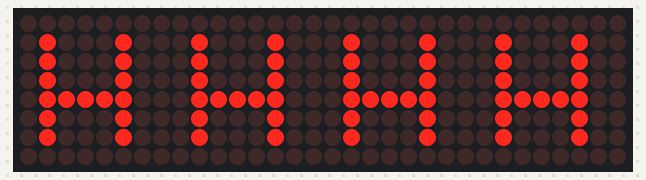
Simulated run of this sketch. Board: Arduino Uno, built with avr-gcc and run on an emulated ATmega328P. On the bench: 32×8 LED matrix.

Above: at 0.1 s.
At 1.1 s:
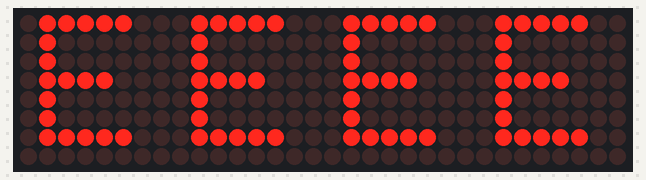
At 2.1 s:
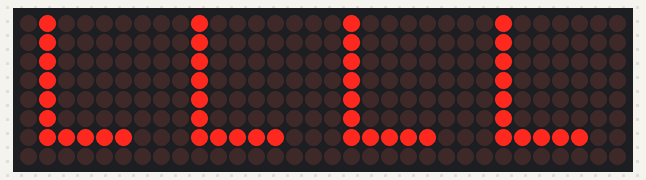
At 4.1 s:
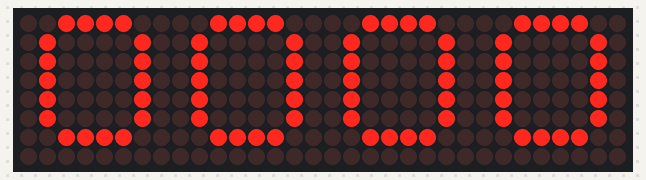

The sketch:

CustomCharDisplay.ino
```cpp
#include <LedControl.h>

// Pin definitions
const int dataIn = 2;  // Data pin
const int clk = 3;     // Clock pin
const int cs = 4;      // Chip select pin
LedControl lc = LedControl(dataIn, clk, cs, 4); // Initialize 4 MAX7219 modules

void setup() {
    for (int i = 0; i < 4; i++) {
        lc.shutdown(i, false); // Wake up each module
        lc.setIntensity(i, 8); // Set brightness level (0 is min, 15 is max)
        lc.clearDisplay(i);    // Clear each module
    }
}

void loop() {
    // Define the byte sequences for each character
    byte sequenceH[] = {
        0b00000000, // Row 0
        0b01000100, // Row 1
        0b01000100, // Row 2
        0b01000100, // Row 3
        0b01111100, // Row 4
        0b01000100, // Row 5
        0b01000100, // Row 6
        0b00000000  // Row 7
    };

    byte sequenceE[] = {
        0b01111100, // Row 0
        0b01000000, // Row 1
        0b01000000, // Row 2
        0b01111000, // Row 3
        0b01000000, // Row 4
        0b01000000, // Row 5
        0b01111100, // Row 6
        0b00000000  // Row 7
    };

    byte sequenceL[] = {
        0b01000000, // Row 0
        0b01000000, // Row 1
        0b01000000, // Row 2
        0b01000000, // Row 3
        0b01000000, // Row 4
        0b01000000, // Row 5
        0b01111100, // Row 6
        0b00000000  // Row 7
    };

    byte sequenceO[] = {
        0b00111100, // Row 0
        0b01000010, // Row 1
        0b01000010, // Row 2
        0b01000010, // Row 3
        0b01000010, // Row 4
        0b01000010, // Row 5
        0b00111100, // Row 6
        0b00000000  // Row 7
    };

    // Create an array of sequences for "HELLO"
    byte* sequences[] = {sequenceH, sequenceE, sequenceL, sequenceL, sequenceO};

    // Display "HELLO" on all 4 modules
    for (int ch = 0; ch < 5; ch++) { // For each character
        for (int i = 0; i < 8; i++) { // For each row
            for (int j = 0; j < 4; j++) { // For each module
                lc.setRow(j, i, sequences[ch][i]); // Set the same character on all modules
            }
        }
        delay(1000); // Show each character for 1 second
    }

    // Clear the display after showing the message
    for (int i = 0; i < 4; i++) {
        lc.clearDisplay(i); // Clear each module
    }
    delay(5); // Wait before repeating
}
```

Measured:
- by itself, everything shown: repeats every 5.1 s, in 5 steps
- what the display in image 1 shows lasts 1.1 s, from 1.0 s to 2.1 s
- what the display in image 2 shows lasts 2.0 s, from 2.1 s to 4.1 s
